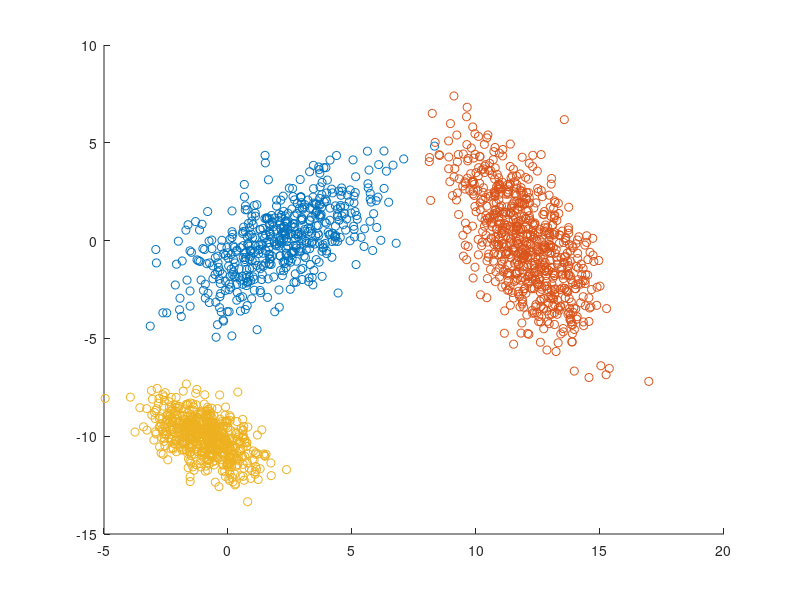
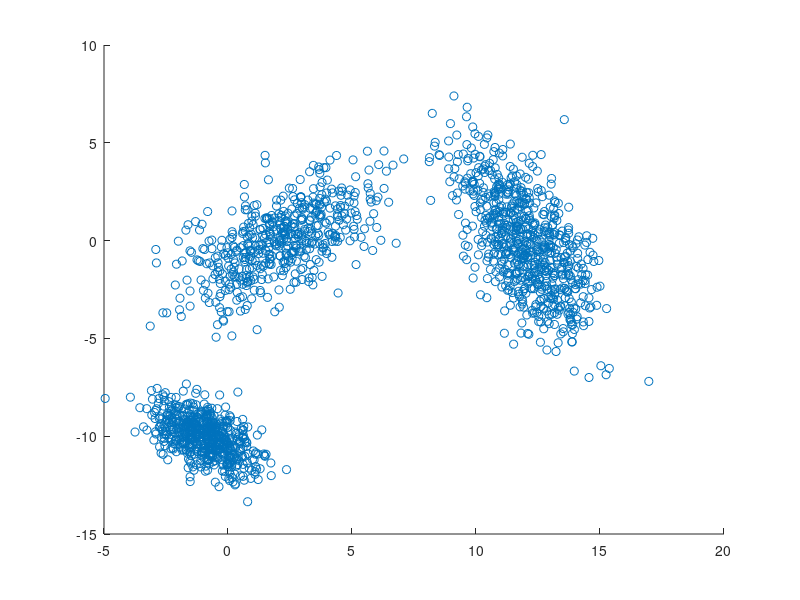

The MATLAB source for these figures, in order: (Note: this script raises an error after producing the figures.)
% this is enother implementation of EM
%generate sets 
clear
clc

% covariance matrices  NB! this is not most ellegant way to generate
% covariance matrices
c(1).matrix = [4, 2; 2, 3];
c(2).matrix = [2, -2; -2, 6];
c(3).matrix = [1, -0.5; -0.5, 1];

% mean values
mu(1,:) = [2,0];
mu(2,:) = [12,0];
mu(3,:) = [-1,-10];

% sample sizes
n(1) = 500;
n(2) = 700;
n(3) = 600;


% generate gaussians and merge them into the single dataset
DD=[];
for i=1:3
    D(i).set = mvnrnd(mu(i,:),c(i).matrix,n(i)); 
    DD=[DD;D(i).set];
end

fh(1) = figure(1);
clf(fh(1))
for i=1:3
    scatter(D(i).set(:,1),D(i).set(:,2))
    hold on
end


% expected number of clusters 
K=3;
estim_mu=randn(K,2);
cPi=ones(K)*1/3;
[rows,~]=size(DD);
% generate initial  responsibilities pi and sigma matrices for each cluster
%centroids 
orient=[1,3;4,2];
radiuses = [3,0 ;0, 2];

for k=1:K
    estim(k).sigma = orient*radiuses*orient';
end

fh(2)=figure(2);
exit_flag=0;
l=1;
while(exit_flag==0)
    clf(fh(2))
    scatter(DD(:,1),DD(:,2))
    hold on
    %E-step
    for i=1:rows
        for k=1:K
            cpikp(k)=cPi(k)*mvnpdf(DD(i,:),estim_mu(k,:),estim(k).sigma);
        end
        sum_cpikp=sum(cpikp);
        for k=1:K
            r(i,k)=cpikp(k)/sum_cpikp;
        end
    end
    
    % M-step
    for k=1:K
        cPi(k)=sum(r(:,k))/rows;
        
        rxx = zeros(2,2);
        for i=1:rows
            rx(i,:)=DD(i,:).*r(i,k);
            rxx=rxx+DD(i,:)'*DD(i,:)*r(i,k);
        end
        estim_mu(k,:)=sum(rx)/sum(r(:,k));
        estim(k).sigma=rxx./sum(r(:,k))-estim_mu(k,:)'*estim_mu(k,:);
        
        %in order todraw
        % perform eigen decomposition
        [Vect,Vals]=eig(estim(k).sigma);
        Vals=Vals.*9;
        ellipse = ellipse2D(sqrt(Vals(1,1)),sqrt(Vals(2,2)),estim_mu(k,1),estim_mu(k,2),Vect,20);
        plot(ellipse(:,1),ellipse(:,2))
        hold on
        plot(estim_mu(k,1),estim_mu(k,2),'o','MarkerFaceColor','magenta','MarkerEdgeColor','green','MarkerSize',10)
        clear ellipse
    end
    pause(0.1)
end
        
            
     